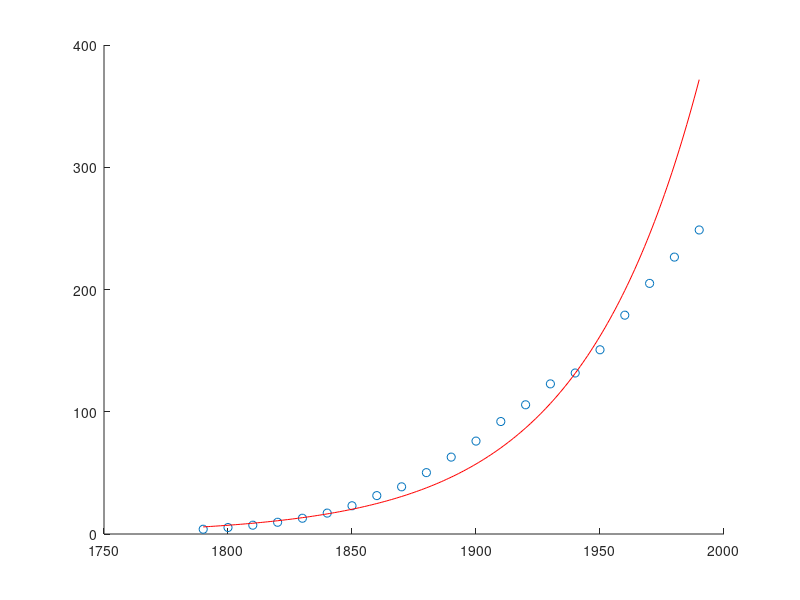
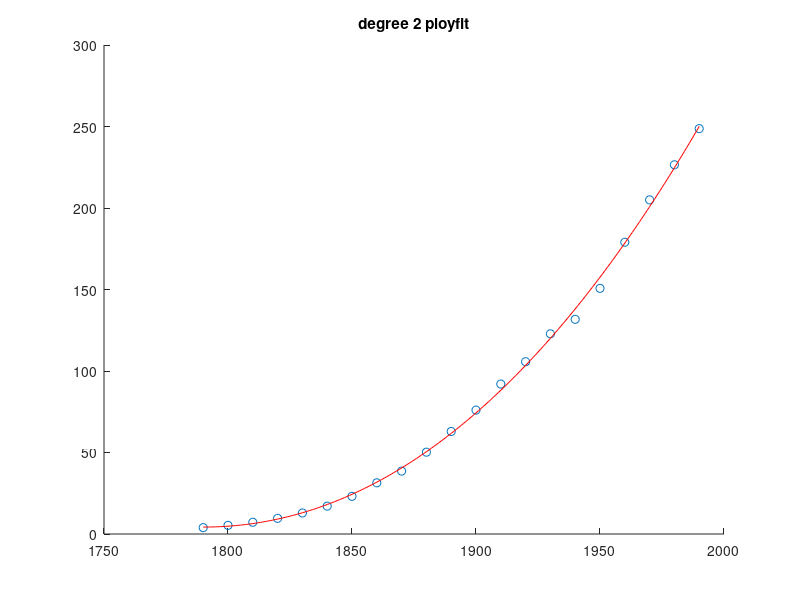

Write MATLAB code to recreate these figures, in order.
% Author: Yating Yu
% Date: 10/2017
%
data = csvread('censusdata.csv');
%data = [3,5;2,9;7,10;1,4];
[rows, cols] = size(data);
% data(:,1) = data(:,1)-1790;
sumx = sum(data(:,1));
sumr = sum(log(data(:, 2)));
sumrx = sum(data(:, 1) .* log(data(:, 2)));
sumxsquare = sum(data(:, 1).^2);

A = [rows, -sumx; sumx, -sumxsquare];
r = [sumr; sumrx];
w = A\r;
alpha = exp(w(1));
beta = w(2);

se = sum( (alpha * exp(-beta * data(:, 1)) - data(:, 2)) .^ 2);
logse = sum((log(alpha)-beta * data(:, 1) - log(data(:, 2))) .^ 2);
% for p6, x - 1790
% x = 1 : 1 : 200;
% xlim([1 200]);
x = 1790:1:1990;
xlim([1790 1990]);
figure(1)
y = alpha * exp(-beta * x);
scatter(data(:, 1), data(:, 2))
hold on
plot(x, y, 'r-');
hold off



[p,S] = polyfit(data(:, 1), data(:, 2), 3);
y1 = polyval(p,x);
se2 = sum((polyval(p,data(:,1)) - data(:,2)) .^ 2);
figure(2)
scatter(data(:, 1), data(:, 2))
hold on
plot(x,y1,'r-')
hold off
title('degree 2 ployfit')
